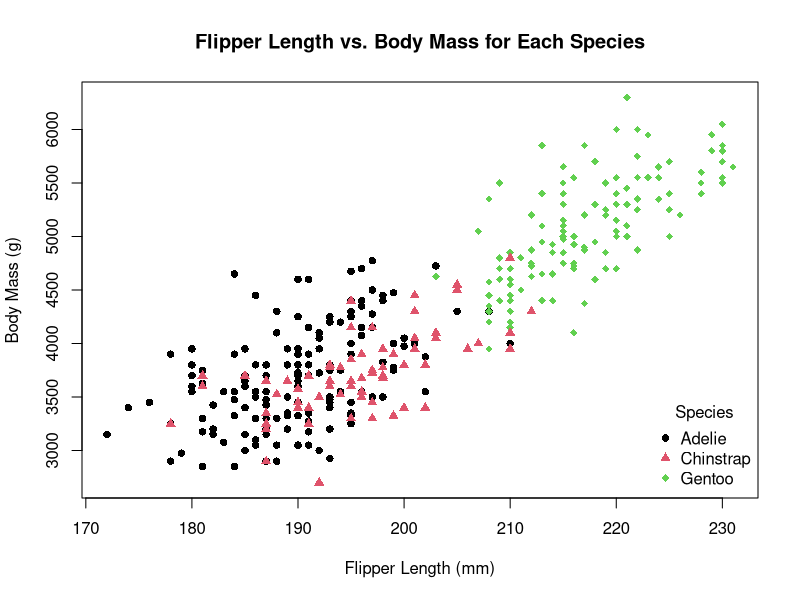
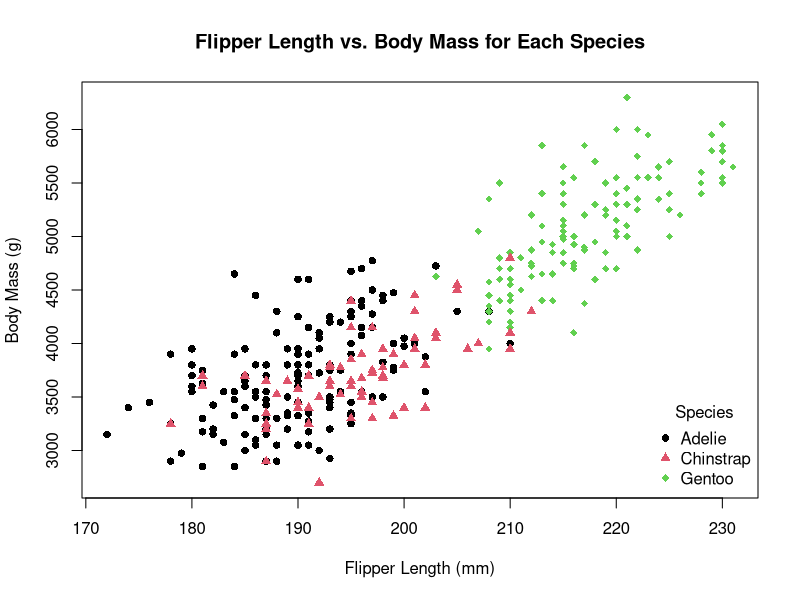
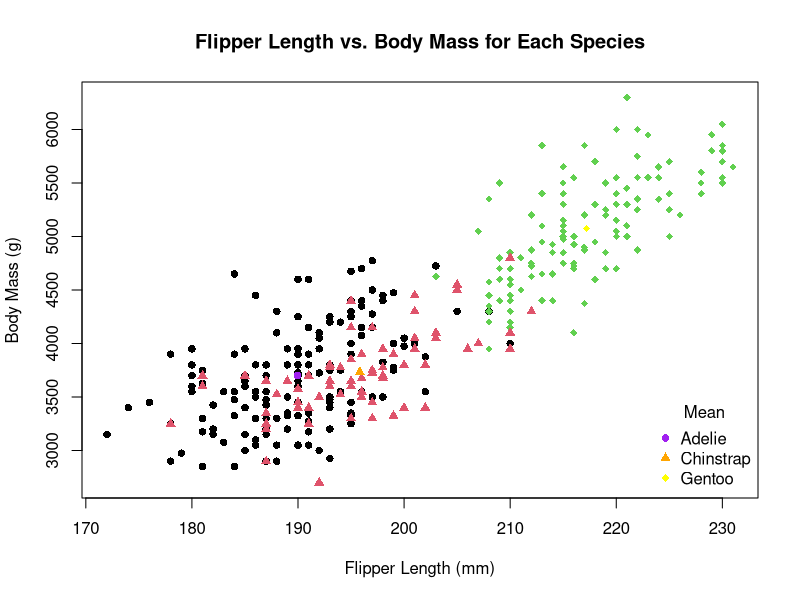
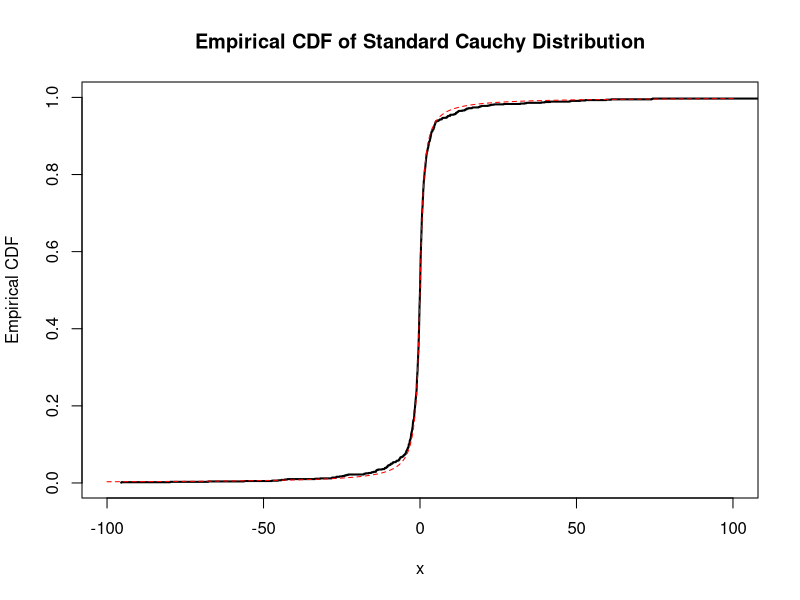

Generate these figures, in order, with R:
## ---- chunk 1
knitr::opts_chunk$set(
  collapse = TRUE,
  comment = "#>"
)
include_solutions <- TRUE
## ---- chunk 2
require(rmarkdown)
require(knitr)
require(kableExtra)
# Put any library imports and other preamble here.

## ---- chunk 3
install.packages("palmerpenguins", repos = "https://cloud.r-project.org")
library(palmerpenguins)
## ---- chunk 4
penguins$MissingData <- apply(penguins, 1, anyNA)
## ---- chunk 5
#| label: tbl-palmer
#| tbl-cap: "First part of the penguins data set with the added MissingData column."

library(knitr)
kable(head(penguins))
## ---- chunk 6
#| echo: false
adelie_bills <- penguins$bill_length_mm[penguins$species == "Adelie"]
chinstrap_bills <- penguins$bill_length_mm[penguins$species == "Chinstrap"]
gentoo_bills <- penguins$bill_length_mm[penguins$species == "Gentoo"]

adelie_bills_mean <- mean(adelie_bills, trim = 0, na.rm = TRUE)
chinstrap_bills_mean <- mean(chinstrap_bills, trim = 0, na.rm = TRUE)
gentoo_bills_mean <- mean(gentoo_bills, trim = 0, na.rm = TRUE)

adelie_flippers <- penguins$flipper_length_mm[penguins$species == "Adelie"]
chinstrap_flippers <- penguins$flipper_length_mm[penguins$species == "Chinstrap"]
gentoo_flippers <- penguins$flipper_length_mm[penguins$species == "Gentoo"]

adelie_flippers_mean <- mean(adelie_flippers, trim = 0, na.rm = TRUE)
chinstrap_flippers_mean <- mean(chinstrap_flippers, trim = 0, na.rm = TRUE)
gentoo_flippers_mean <- mean(gentoo_flippers, trim = 0, na.rm = TRUE)

## ---- chunk 7
install.packages("roxygen2", repos = "https://cloud.r-project.org")

#' Calculates the mean of a numeric variable for each species in the penguins data set
#'
#' @param varName A Character representing the variable name of the numeric column to calculate means for each species
#'
#' @returns A Data Frame containing a column for each unique species and a column for the mean of varName for the corresponding species
#' @export
#'
#' @examples 
species_mean <- function(varName) {
  unique_species <- unique(penguins$species)
  species_mean_df <- data.frame()
  
  for (species in unique_species) {
    species_varName <- penguins[[varName]][penguins$species == species]
    species_varName_mean <- mean(species_varName, trim = 0, na.rm = TRUE)
    
    new_row <- data.frame ("Species" = species, "Mean" = species_varName_mean)
    species_mean_df <- rbind(species_mean_df, new_row)
  }
  
  return(species_mean_df)
}
## ---- chunk 8
#| label: fig-sim-data
#| tbl-cap: "Scatter Plot of Flipper Length vs. Body Mass for Each Species."

plot(x = penguins$flipper_length_mm,
     y = penguins$body_mass_g,
     col = penguins$species, 
     pch = 15 + as.numeric(penguins$species),
     main = "Flipper Length vs. Body Mass for Each Species",
     xlab = "Flipper Length (mm)",
     ylab = "Body Mass (g)"
)

legend(
"bottomright",
title = "Species",
legend = c("Adelie", "Chinstrap", "Gentoo"),
pch = 16:18,
col = 1:3,
bty = "n")
## ---- chunk 9
#| layout-ncol: 2
#| label: fig-example-plots
#| fig-cap: "Scatter Plot of Flipper Length vs. Body Mass for Each Species."
#| fig-subcap: 
#|   - "Original Plot from Question 5"
#|   - "Plot with Added Mean Values of Flipper Length and Body Mass for each species"

plot(x = penguins$flipper_length_mm,
     y = penguins$body_mass_g,
     col = penguins$species, 
     pch = 15 + as.numeric(penguins$species),
     main = "Flipper Length vs. Body Mass for Each Species",
     xlab = "Flipper Length (mm)",
     ylab = "Body Mass (g)"
)

legend(
"bottomright",
title = "Species",
legend = c("Adelie", "Chinstrap", "Gentoo"),
pch = 16:18,
col = 1:3,
bty = "n")

plot(x = penguins$flipper_length_mm,
     y = penguins$body_mass_g,
     col = penguins$species, 
     pch = 15 + as.numeric(penguins$species),
     main = "Flipper Length vs. Body Mass for Each Species",
     xlab = "Flipper Length (mm)",
     ylab = "Body Mass (g)"
)

legend(
"bottomright",
title = "Mean",
legend = c("Adelie", "Chinstrap", "Gentoo"),
pch = 16:18,
col = c("purple", "orange", "yellow"),
bty = "n")

flippers_mean_df <- species_mean("flipper_length_mm")
body_mass_mean_df <- species_mean("body_mass_g")

points(x = flippers_mean_df[flippers_mean_df$Species == "Adelie", "Mean"], 
       y = body_mass_mean_df[body_mass_mean_df$Species == "Adelie", "Mean"], 
       col = "purple", 
       pch = 16
)

points(x = flippers_mean_df[flippers_mean_df$Species == "Chinstrap", "Mean"], 
       y = body_mass_mean_df[body_mass_mean_df$Species == "Chinstrap", "Mean"], 
       col = "orange", 
       pch = 17
)


points(x = flippers_mean_df[flippers_mean_df$Species == "Gentoo", "Mean"], 
       y = body_mass_mean_df[body_mass_mean_df$Species == "Gentoo", "Mean"], 
       col = "yellow", 
       pch = 18
)
## ---- chunk 10

### Question 1a

generate_cauchy_samples <- function(n) {
  # Generate 'n' uniform random numbers between 0 and 1
  u <- runif(n)
  
  # Apply the inverse CDF formula to get Cauchy samples
  samples <- tan(pi * (u - 0.5))  
  return(samples)
}

num_samples = 1000

# Generate samples from the standard Cauchy distribution
cauchy_samples <- generate_cauchy_samples(num_samples)

## ---- chunk 11

### Question 1b

# Sort the samples in ascending order
sorted_samples <- sort(cauchy_samples)

# Calculate the cumulative probabilities for each sample
cumulative_probs <- (1:num_samples) / num_samples

x_values <- seq(-100, 100,  length.out = 1000)
cdf_values <- pcauchy(x_values)

# Plot the empirical CDF
plot(sorted_samples, 
     cumulative_probs, 
     type = "s", 
     xlab = "x", 
     ylab = "Empirical CDF", 
     main = "Empirical CDF of Standard Cauchy Distribution", 
     lwd = 2, lty = 1, xlim = c(-100,100))
lines(x_values, cdf_values, type = "l", 
      xlab = "x", ylab = "CDF", main = "CDF of Standard Cauchy Distribution", 
      col = 'red', lty = 2)
## ---- chunk 12

### Question 1c

calculate_ecdf <- function(x) {
    return(sum(sorted_samples <= x)/num_samples)
}

df <- data.frame(x = c(0.5, 1.0, 10.0), 
                ecdf = c(calculate_ecdf(0.5), 
                         calculate_ecdf(1.0), 
                         calculate_ecdf(10.0))
                )
kbl(df,
    caption = 'Empirical CDF', 
    label = 'ecdf',
    digits = 2) %>%
  kable_styling(
    bootstrap_options = c("striped", "hover", "condensed"),
    font_size = 12)
